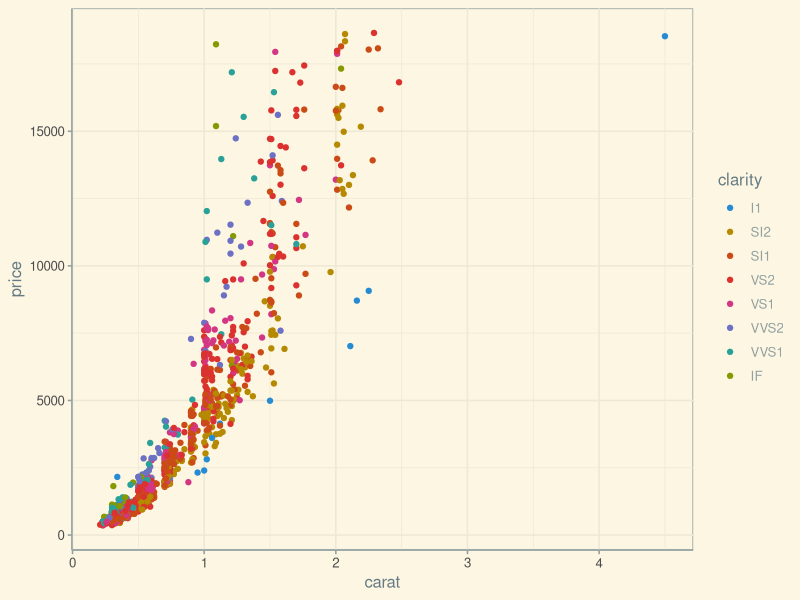
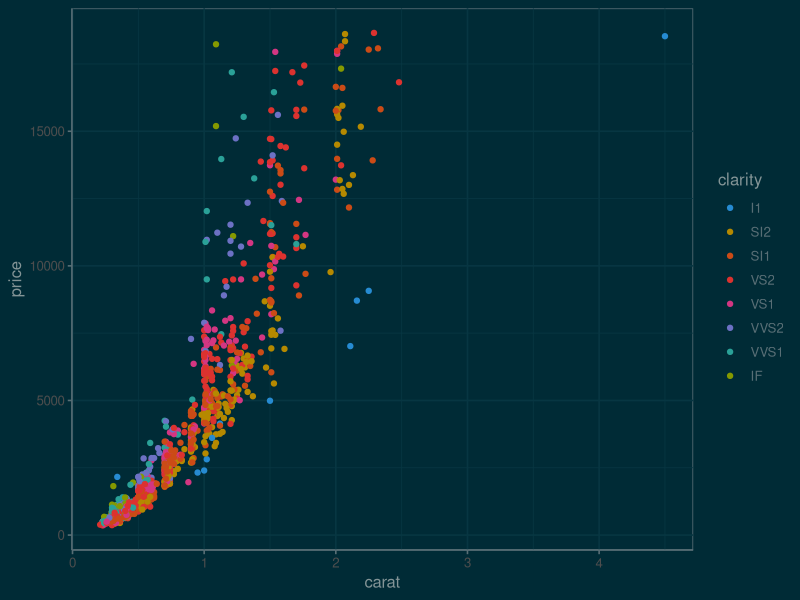

Write R code to recreate these figures, in order. (Note: this script raises an error after producing the figures.)
## ---- chunk 1
library(ggplot2)
library(ggthemes)
## ---- chunk 2
dsamp <- diamonds[sample(nrow(diamonds), 1000), ]
(qplot(carat, price, data=dsamp, colour=clarity)
 + theme_solarized()
 + scale_colour_solarized('blue'))
## Dark version
(qplot(carat, price, data=dsamp, colour=clarity)
 + theme_solarized(light=FALSE)
 + scale_colour_solarized('blue'))
## With panels
 (ggplot(dsamp, aes(x = carat, y = price))
  + geom_point(color = ggthemes_data$solarized$base['base00'])
  + facet_wrap(~ clarity)
  + theme_solarized())
## Alternative version
 (qplot(carat, price, data=dsamp, color=clarity)
  + theme_solarized_2(light=FALSE)
  + scale_colour_solarized('blue'))
